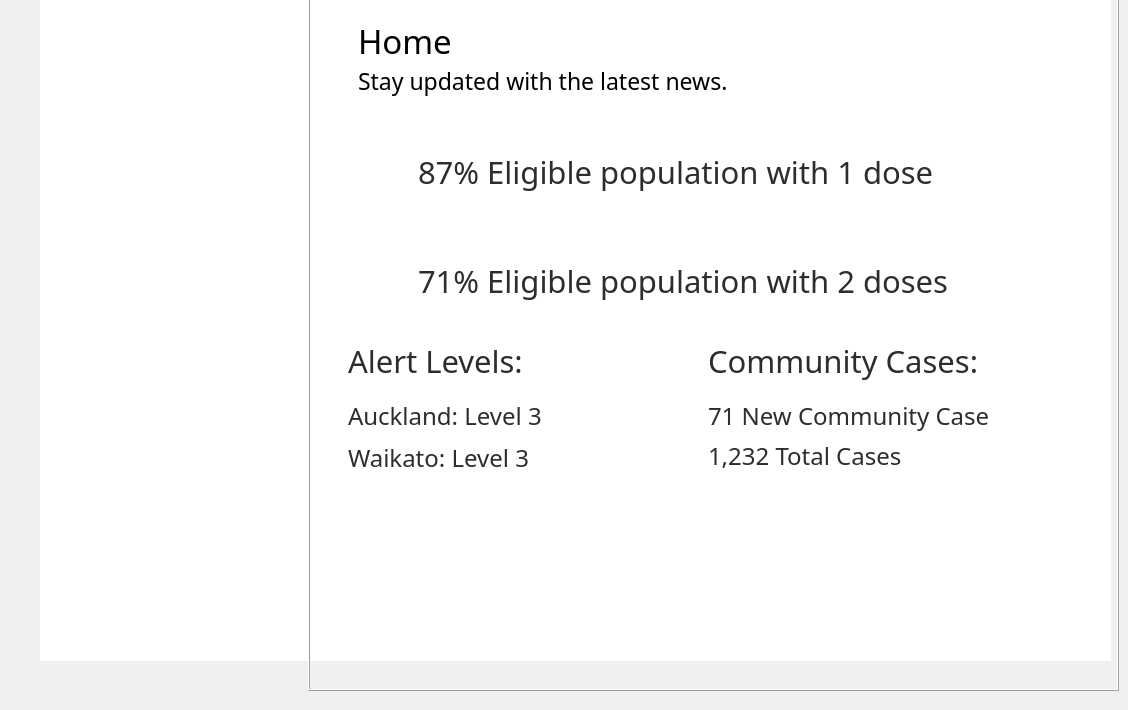
    <widget class="QWidget" name="uiUserHomePage">
     <widget class="QLabel" name="labelBackground">
      <property name="geometry">
       <rect>
        <x>40</x>
        <y>0</y>
        <width>1071</width>
        <height>661</height>
       </rect>
      </property>
      <property name="styleSheet">
       <string notr="true">background: white;</string>
      </property>
      <property name="text">
       <string/>
      </property>
     </widget>
     <widget class="QFrame" name="HomeFrame">
      <property name="geometry">
       <rect>
        <x>308</x>
        <y>-10</y>
        <width>811</width>
        <height>701</height>
       </rect>
      </property>
      <property name="autoFillBackground">
       <bool>false</bool>
      </property>
      <property name="styleSheet">
       <string notr="true">
background-color: light gray;</string>
      </property>
      <property name="frameShape">
       <enum>QFrame::Box</enum>
      </property>
      <property name="frameShadow">
       <enum>QFrame::Raised</enum>
      </property>
      <widget class="QLabel" name="label1Dose">
       <property name="geometry">
        <rect>
         <x>110</x>
         <y>131</y>
         <width>651</width>
         <height>101</height>
        </rect>
       </property>
       <property name="font">
        <font>
         <family>Quicksand</family>
         <pointsize>23</pointsize>
         <weight>25</weight>
         <italic>false</italic>
         <bold>false</bold>
        </font>
       </property>
       <property name="styleSheet">
        <string notr="true">font-family: Quicksand;
font-style: thin;
font-weight: 200;
font-size: 23pt;
line-height: 23px;
color: #2B2D2F;
</string>
       </property>
       <property name="text">
        <string>87% Eligible population with 1 dose</string>
       </property>
      </widget>
      <widget class="QLabel" name="label2Dose">
       <property name="geometry">
        <rect>
         <x>110</x>
         <y>240</y>
         <width>651</width>
         <height>101</height>
        </rect>
       </property>
       <property name="font">
        <font>
         <family>Quicksand</family>
         <pointsize>23</pointsize>
         <weight>25</weight>
         <italic>false</italic>
         <bold>false</bold>
        </font>
       </property>
       <property name="styleSheet">
        <string notr="true">font-family: Quicksand;
font-style: thin;
font-weight: 200;
font-size: 23pt;
line-height: 23px;
color: #2B2D2F;
</string>
       </property>
       <property name="text">
        <string>71% Eligible population with 2 doses</string>
       </property>
      </widget>
      <widget class="QLabel" name="labelUpdates">
       <property name="geometry">
        <rect>
         <x>40</x>
         <y>340</y>
         <width>241</width>
         <height>61</height>
        </rect>
       </property>
       <property name="font">
        <font>
         <family>Quicksand</family>
         <pointsize>23</pointsize>
         <weight>25</weight>
         <italic>false</italic>
         <bold>false</bold>
        </font>
       </property>
       <property name="styleSheet">
        <string notr="true">font-family: Quicksand;
font-style: thin;
font-weight: 200;
font-size: 23pt;
line-height: 23px;
color: #2B2D2F;
</string>
       </property>
       <property name="text">
        <string>Alert Levels:</string>
       </property>
      </widget>
      <widget class="QLabel" name="labelAuckland">
       <property name="geometry">
        <rect>
         <x>40</x>
         <y>400</y>
         <width>261</width>
         <height>51</height>
        </rect>
       </property>
       <property name="font">
        <font>
         <family>Quicksand</family>
         <pointsize>18</pointsize>
         <weight>25</weight>
         <italic>false</italic>
         <bold>false</bold>
        </font>
       </property>
       <property name="styleSheet">
        <string notr="true">font-family: Quicksand;
font-style: thin;
font-weight: 200;
font-size: 18pt;
line-height: 23px;
color: #2B2D2F;
</string>
       </property>
       <property name="text">
        <string>Auckland: Level 3</string>
       </property>
      </widget>
      <widget class="QLabel" name="labelWaikato">
       <property name="geometry">
        <rect>
         <x>40</x>
         <y>447</y>
         <width>261</width>
         <height>41</height>
        </rect>
       </property>
       <property name="font">
        <font>
         <family>Quicksand</family>
         <pointsize>18</pointsize>
         <weight>25</weight>
         <italic>false</italic>
         <bold>false</bold>
        </font>
       </property>
       <property name="styleSheet">
        <string notr="true">font-family: Quicksand;
font-style: thin;
font-weight: 200;
font-size: 18pt;
line-height: 23px;
color: #2B2D2F;
</string>
       </property>
       <property name="text">
        <string>Waikato: Level 3</string>
       </property>
      </widget>
      <widget class="QLabel" name="labelNewCases">
       <property name="geometry">
        <rect>
         <x>400</x>
         <y>400</y>
         <width>281</width>
         <height>51</height>
        </rect>
       </property>
       <property name="font">
        <font>
         <family>Quicksand</family>
         <pointsize>18</pointsize>
         <weight>25</weight>
         <italic>false</italic>
         <bold>false</bold>
        </font>
       </property>
       <property name="styleSheet">
        <string notr="true">font-family: Quicksand;
font-style: thin;
font-weight: 200;
font-size: 18pt;
line-height: 23px;
color: #2B2D2F;
</string>
       </property>
       <property name="text">
        <string>71 New Community Cases</string>
       </property>
      </widget>
      <widget class="QLabel" name="labelTotalCases">
       <property name="geometry">
        <rect>
         <x>400</x>
         <y>440</y>
         <width>281</width>
         <height>51</height>
        </rect>
       </property>
       <property name="font">
        <font>
         <family>Quicksand</family>
         <pointsize>18</pointsize>
         <weight>25</weight>
         <italic>false</italic>
         <bold>false</bold>
        </font>
       </property>
       <property name="styleSheet">
        <string notr="true">font-family: Quicksand;
font-style: thin;
font-weight: 200;
font-size: 18pt;
line-height: 23px;
color: #2B2D2F;
</string>
       </property>
       <property name="text">
        <string>1,232 Total Cases </string>
       </property>
      </widget>
      <widget class="QLabel" name="labelHomeHeading">
       <property name="geometry">
        <rect>
         <x>50</x>
         <y>30</y>
         <width>241</width>
         <height>41</height>
        </rect>
       </property>
       <property name="styleSheet">
        <string notr="true">font-family: Monterrat;
font-style: normal;
font-weight: 400;
font-size: 33px;
line-height: 69px;
color:black;</string>
       </property>
       <property name="text">
        <string>Home</string>
       </property>
      </widget>
      <widget class="QLabel" name="labelSubheading1">
       <property name="geometry">
        <rect>
         <x>50</x>
         <y>70</y>
         <width>551</width>
         <height>41</height>
        </rect>
       </property>
       <property name="styleSheet">
        <string notr="true">font-family: Monterrat;
font-style: normal;
font-weight: 400;
font-size: 23px;
line-height: 69px;
color:black;</string>
       </property>
       <property name="text">
        <string>Stay updated with the latest news.</string>
       </property>
      </widget>
      <widget class="QLabel" name="labelCases">
       <property name="geometry">
        <rect>
         <x>400</x>
         <y>340</y>
         <width>341</width>
         <height>61</height>
        </rect>
       </property>
       <property name="font">
        <font>
         <family>Quicksand</family>
         <pointsize>23</pointsize>
         <weight>25</weight>
         <italic>false</italic>
         <bold>false</bold>
        </font>
       </property>
       <property name="styleSheet">
        <string notr="true">font-family: Quicksand;
font-style: thin;
font-weight: 200;
font-size: 23pt;
line-height: 23px;
color: #2B2D2F;
</string>
       </property>
       <property name="text">
        <string>Community Cases:</string>
       </property>
      </widget>
      <widget class="QLabel" name="labelDose1">
       <property name="geometry">
        <rect>
         <x>50</x>
         <y>160</y>
         <width>41</width>
         <height>41</height>
        </rect>
       </property>
       <property name="styleSheet">
        <string notr="true">
box-sizing: border-box;
border-radius: 35px;
border-color: black;</string>
       </property>
       <property name="lineWidth">
        <number>0</number>
       </property>
       <property name="text">
        <string/>
       </property>
       <property name="pixmap">
        <pixmap resource="Resource.qrc">:/res/images/dose1.png</pixmap>
       </property>
       <property name="scaledContents">
        <bool>true</bool>
       </property>
      </widget>
      <widget class="QLabel" name="labelDose2">
       <property name="geometry">
        <rect>
         <x>50</x>
         <y>270</y>
         <width>41</width>
         <height>41</height>
        </rect>
       </property>
       <property name="styleSheet">
        <string notr="true">
box-sizing: border-box;
border-radius: 35px;
border-color: black;</string>
       </property>
       <property name="lineWidth">
        <number>0</number>
       </property>
       <property name="text">
        <string/>
       </property>
       <property name="pixmap">
        <pixmap resource="Resource.qrc">:/res/images/dose2.png</pixmap>
       </property>
       <property name="scaledContents">
        <bool>true</bool>
       </property>
      </widget>
     </widget>
    </widget>
